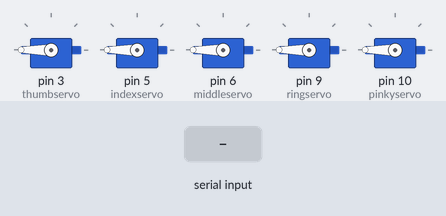
Recording of a sketch running on a simulated Arduino Uno, built with avr-gcc and run on an emulated ATmega328P. Parts: 5 × servo. Inputs (shaded band) come from the test bench.

Above: at 1.2 s.
1.3 s: "90 45 200\n" received over Serial
At 1.9 s:
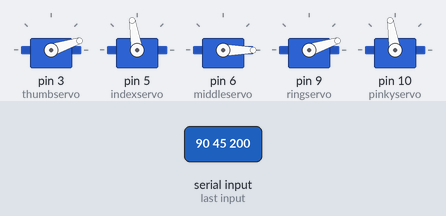
2.8 s: "30 150 10\n" received over Serial
At 4.0 s:
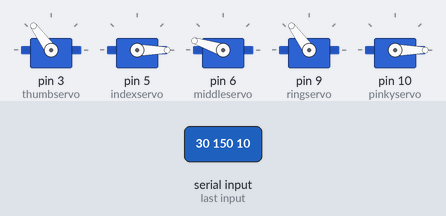
4.3 s: "90 45\n" received over Serial
At 5.2 s:
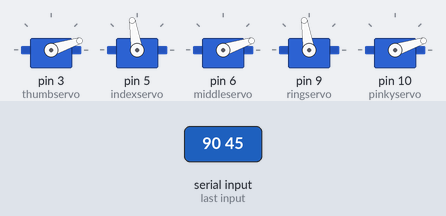
5.8 s: "30 150\n" received over Serial
At 6.4 s:
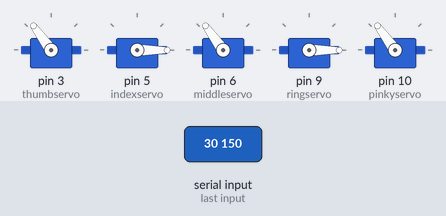
7.3 s: "90 45 200 10\n" received over Serial
At 7.8 s:
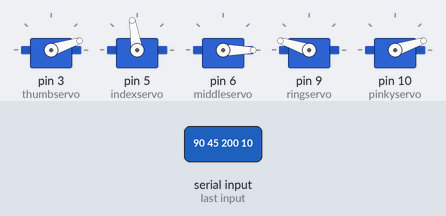
8.8 s: "30 150 10 200\n" received over Serial
At 10.1 s:
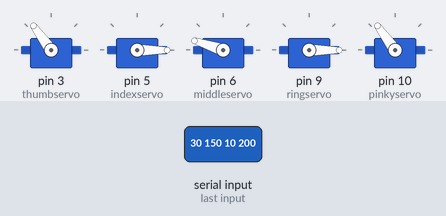
Timing chart, 0 to 11.3 s (numbered marks = the images above; inputs shaded):
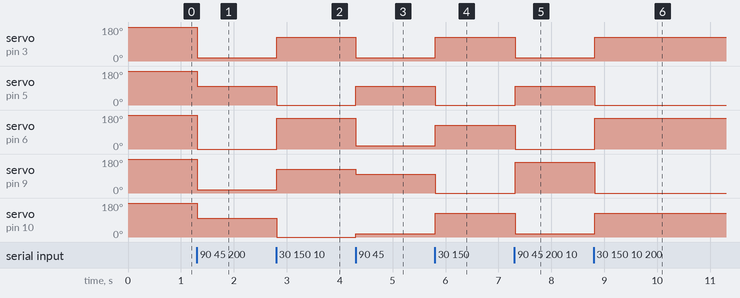

Measured:
- after the input at 1.3 s, servo on pin 3 (thumbservo), servo on pin 9 (ringservo): 180° → 18° at once; servo on pin 5 (indexservo), servo on pin 10 (pinkyservo): 180° → 99° at once; servo on pin 6 (middleservo): 180° → 0° at once
- after the input at 2.8 s, servo on pin 3 (thumbservo), servo on pin 9 (ringservo): 18° → 126° at once; servo on pin 5 (indexservo), servo on pin 10 (pinkyservo): 99° → 0° at once; servo on pin 6 (middleservo): 0° → 162° at once
- after the input at 4.3 s, servo on pin 3 (thumbservo): 126° → 18° at once; servo on pin 5 (indexservo): 0° → 99° at once; servo on pin 6 (middleservo): 162° → 18° at once; servo on pin 9 (ringservo): 126° → 99° at once; servo on pin 10 (pinkyservo): 0° → 18° at once
- after the input at 5.8 s, servo on pin 3 (thumbservo), servo on pin 6 (middleservo), servo on pin 10 (pinkyservo): 18° → 126° at once; servo on pin 5 (indexservo), servo on pin 9 (ringservo): 99° → 0° at once
- after the input at 7.3 s, servo on pin 3 (thumbservo), servo on pin 10 (pinkyservo): 126° → 18° at once; servo on pin 5 (indexservo): 0° → 99° at once; servo on pin 6 (middleservo): 126° → 0° at once; servo on pin 9 (ringservo): 0° → 162° at once
- after the input at 8.8 s, servo on pin 3 (thumbservo), servo on pin 10 (pinkyservo): 18° → 126° at once; servo on pin 5 (indexservo): 99° → 0° at once; servo on pin 6 (middleservo): 0° → 162° at once; servo on pin 9 (ringservo): 162° → 0° at once

The sketch:

final.ino
```cpp
#include <Servo.h>

Servo thumbservo;
Servo indexservo;
Servo middleservo;
Servo ringservo;
Servo pinkyservo;


void setup() {
  Serial.begin(9600);
  thumbservo.attach(3);
  indexservo.attach(5);
  middleservo.attach(6);
  ringservo.attach(9);
  pinkyservo.attach(10);


  thumbservo.write(180);
  indexservo.write(180);
  middleservo.write(180);
  ringservo.write(180);
  pinkyservo.write(180);

}
int arr[5] = {0,0,0,0,0};
String s ;
void loop() {
  // put your main code here, to run repeatedly:
  if(Serial.available()>0)
  {
    s="";
    s = Serial.readStringUntil('\n');

    // Split the readString by a pre-defined delimiter in a simple way. ' '(percentage) is defined as the delimiter in this project.
    int delimiter, delimiter_1, delimiter_2, delimiter_3, delimiter_4, delimiter_5;
    delimiter = 0;
    delimiter_1 = s.indexOf(" ", delimiter + 1);
    delimiter_2 = s.indexOf(" ", delimiter_1 +1);
    delimiter_3 = s.indexOf(" ", delimiter_2 +1);
    delimiter_4 = s.indexOf(" ", delimiter_3 +1);
    delimiter_5 = s.indexOf(" ", delimiter_4 +1);

    // Define variables to be executed on the code later by collecting information from the readString as substrings.
    String first = s.substring(delimiter , delimiter_1);
    String second = s.substring(delimiter_1 + 1, delimiter_2);
    String third = s.substring(delimiter_2 + 1, delimiter_3);
    String forth = s.substring(delimiter_3 + 1, delimiter_4);
    String fifth = s.substring(delimiter_4 + 1, delimiter_5);
    arr[0] = first.toInt();
    arr[1] = second.toInt();
    arr[2] = third.toInt();
    arr[3] = forth.toInt();
    arr[4] = fifth.toInt();
    for(int i = 0 ; i < 5 ; i++ )
    {
      arr[i] = (180-arr[i]*1.8);
    }
    thumbservo.write(arr[0]);
    indexservo.write(arr[1]);
    middleservo.write(arr[2]);
    ringservo.write(arr[3]);
    pinkyservo.write(arr[4]);
  }
}
```
